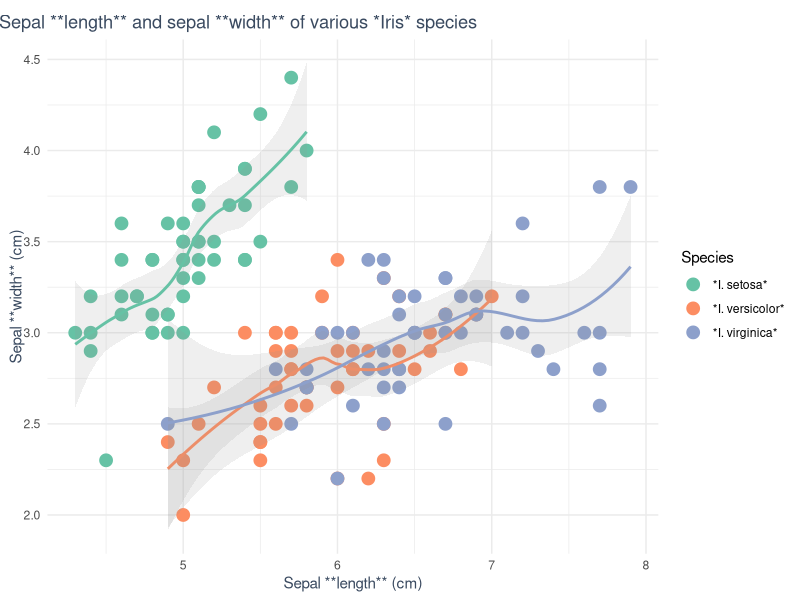
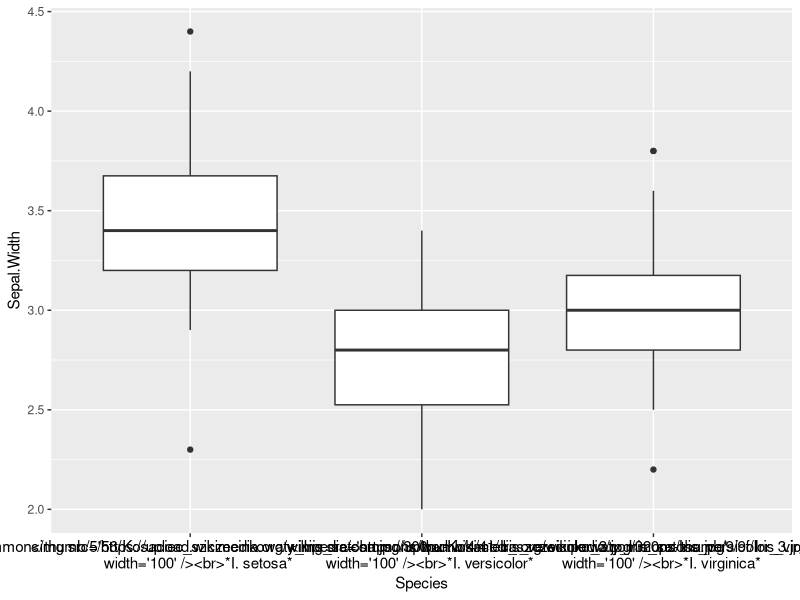

These charts were generated, in order, by the following R code:
library(ggplot2)
library(grid)
library(gridtext)
library(rlang)

# define new theme element that inherits from `element_text()`
element_markdown <- function(family = NULL, face = NULL, colour = NULL, size = NULL,
                          hjust = NULL, vjust = NULL, angle = NULL, lineheight = NULL,
                          color = NULL, margin = NULL,
                          debug = FALSE, inherit.blank = FALSE) {
  if (!is.null(color))
    colour <- color
  structure(
    list(
      family = family, face = face, colour = colour,
      size = size, hjust = hjust, vjust = vjust, angle = angle,
      lineheight = lineheight, margin = margin, debug = debug,
      inherit.blank = inherit.blank),
    class = c("element_markdown", "element_text", "element")
  )
}

# rendering of the theme element is handled by `rich_text_grob()`
element_grob.element_markdown <- function(element, label = "", x = NULL, y = NULL,
                                          family = NULL, face = NULL, colour = NULL, size = NULL,
                                          hjust = NULL, vjust = NULL, angle = NULL, lineheight = NULL,
                                          margin = NULL, margin_x = FALSE, margin_y = FALSE, ...) {
  if (is.null(label))
    return(ggplot2:::zeroGrob())

  vj <- vjust %||% element$vjust
  hj <- hjust %||% element$hjust
  margin <- margin %||% element$margin %||% ggplot2::margin(0, 0, 0, 0)
  angle <- angle %||% element$angle %||% 0

  x <- x %||% hj
  if (!is.unit(x))
    x <- unit(x, "npc")
  y <- y %||% vj
  if (!is.unit(y))
    y <- unit(y, "npc")

  # The gp settings can override element_gp
  gp <- gpar(
    fontsize = size %||% element$size,
    col = colour %||% element$colour,
    fontfamily = family %||% element$family,
    fontface = face %||% element$face,
    lineheight = lineheight %||% element$lineheight
  )

  rich_text_grob(
    label, x = x, y = y, hjust = hj, vjust = vj, rot = angle,
    padding = margin, gp = gp
  )
}

ggplot(iris, aes(Sepal.Length, Sepal.Width, color = Species)) +
  geom_point(show.legend=TRUE, size = 4) +
  scale_color_brewer(
    palette = "Set2",
    labels = c("*I. setosa*", "*I. versicolor*", "*I. virginica*")
  ) +
  labs(
    title = "Sepal **length** and sepal **width** of various *Iris* species",
    x = "Sepal **length** (cm)", y = "Sepal **width** (cm)"
  ) +
  geom_smooth(show.legend = FALSE, alpha = 0.15) +
  theme_minimal() +
  theme(
    plot.title = element_markdown(
      colour = "#3A4A60",
      margin = ggplot2::margin(5, 0, 5, -35),
      lineheight = 1.2
    ),
    legend.text = element_markdown(),
    axis.title.x = element_markdown(colour = "#3A4A60"),
    axis.title.y = element_markdown(
      colour = "#3A4A60",
      vjust = 0.5, hjust = 0.5,
      margin = margin(b = 5.5)
    )
  )

labels <- c(
  setosa = "<img src='https://upload.wikimedia.org/wikipedia/commons/thumb/5/56/Kosaciec_szczecinkowaty_Iris_setosa.jpg/300px-Kosaciec_szczecinkowaty_Iris_setosa.jpg'
    width='100' /><br>*I. setosa*",
  virginica = "<img src='https://upload.wikimedia.org/wikipedia/commons/thumb/9/9f/Iris_virginica.jpg/300px-Iris_virginica.jpg'
    width='100' /><br>*I. virginica*",
  versicolor = "<img src='https://upload.wikimedia.org/wikipedia/commons/thumb/4/41/Iris_versicolor_3.jpg/320px-Iris_versicolor_3.jpg'
    width='100' /><br>*I. versicolor*"
)

ggplot(iris, aes(Species, Sepal.Width)) +
  geom_boxplot() +
  scale_x_discrete(
    labels = labels
  ) +
  theme(
    axis.text.x = element_markdown(color = "black", size = 11)
  )
